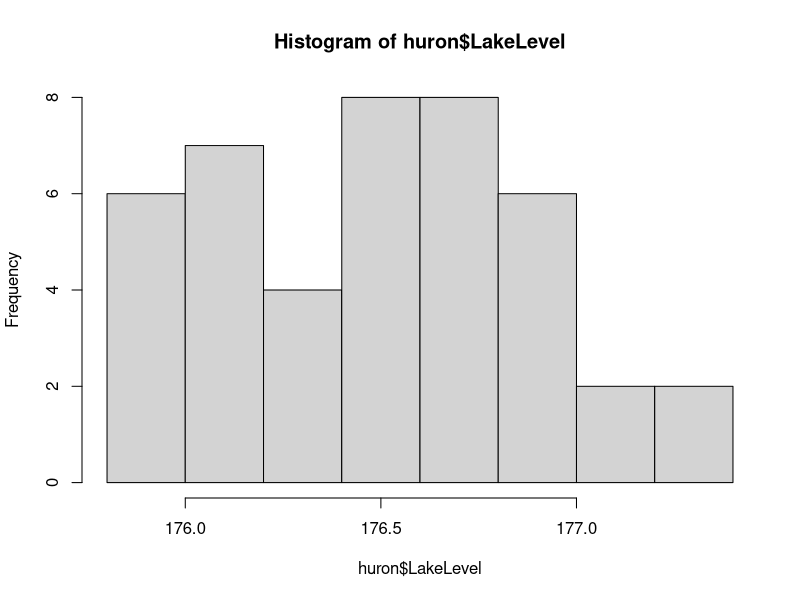
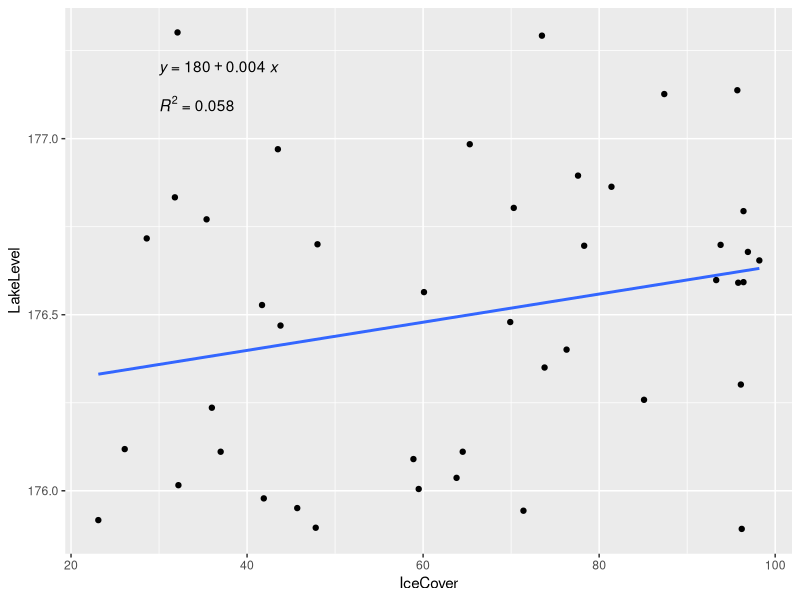

The R script that drew these images, in order:
library(ggplot2)
library(ggpubr)

#setwd("D:/OneDrive - University of Waterloo/Courses/Earth 355")

huron <- read.csv("./huron_icecover_precip_offset.csv", sep=";")

hist(huron$LakeLevel)

ggplot(huron, aes(x=IceCover, y=LakeLevel)) +
  geom_point() +
  geom_smooth(method='lm', se=FALSE) +
  stat_regline_equation(label.x = 30, label.y = 177.2) +
  stat_cor(aes(label=..rr.label..), label.x=30, label.y=177.1)
